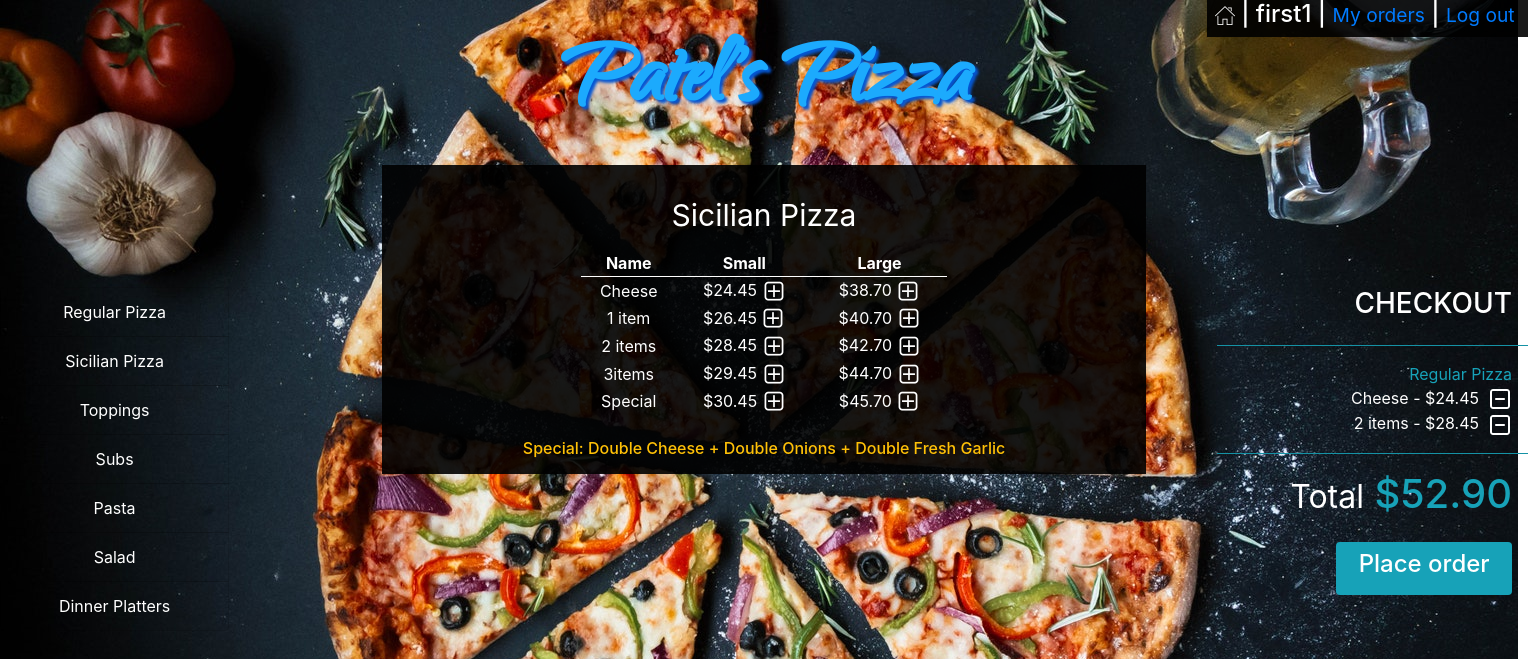
Page /menu/Sicilian Pizza (signed in) on the committed database.
### orders/models.py (models this page shows, shortened)
class Category(models.Model):
    name = models.CharField(max_length=64)
    def __str__(self):
        return f"{self.name}"

class Sicilian_pizza(models.Model):
    name = models.CharField(max_length=64)
    small = models.DecimalField(max_digits=4, decimal_places=2)
    large = models.DecimalField(max_digits=4, decimal_places=2)

class Order2(models.Model):
    user = models.ForeignKey(User, on_delete=models.CASCADE)
    number = models.IntegerField()
    category = models.CharField(max_length=64, null=True)
    name = models.CharField(max_length=64)
    price = models.DecimalField(max_digits=4, decimal_places=2)
    def __str__(self):
        return f"{self.name} - ${self.price} "

### orders/views.py (the view)
# urls.py: path("menu/<str:category>", views.menu, name="menu"),
def menu(request, category):
    menu, columns = findTable(category)
    order_number = User_order.objects.get(user=request.user, status='initiated').order_number
    context = {
        "user": request.user,
        "Checkout": Order2.objects.filter(user=request.user, number=order_number),
        "Checkout_category": Order2.objects.filter(user=request.user, number=order_number).values_list(
            'category').distinct(),
        "Total": list(Order2.objects.filter(user=request.user, number=order_number).aggregate(Sum('price')).values())[
            0],
        "Category": Category.objects.all(),
        "Active_category": category,
        "Menu": menu,
        "Columns": columns,
        "Topping_price": 0.00,
        "Order_number": order_number
    }
    return render(request, "menu.html", context)

### orders/views.py (called while the page is built)
def findTable(category):
    if category == "Regular Pizza":
        menu = Regular_pizza.objects.all()
        columns = 3
    elif category == "Sicilian Pizza":
        menu = Sicilian_pizza.objects.all()
        columns = 3
    elif category == "Toppings":
        menu = Topping.objects.all()
        columns = 1
    elif category == "Subs":
        menu = Sub.objects.all()
        columns = 3
    elif category == "Pasta":
        menu = Pasta.objects.all()
        columns = 2
    elif category == "Salad":
        menu = Salad.objects.all()
        columns = 2
    elif category == "Dinner Platters":
        menu = Dinner_platter.objects.all()
        columns = 3
    return menu, columns

### orders/templates/menu.html (shortened to what this page needs)
{% extends "layout.html" %}
{% block body%}
<div class='p-3'>
    <table class='table-small w-50 mx-auto text-center '>
        <caption style='caption-side:top;color:white;font-size: 30px;text-align: center'>{{Active_category}}</caption>
        {% if Columns == 3 %}
        <thead class='thead-light'>
            <tr >
                <th>Name</th>
                <th>Small</th>
                <th>Large</th>
            </tr>
        </thead>
        <tbody>
            {% for row in Menu %}
            <tr>
                {% load static %}
                <td>{{row.name}}</td>
                {% if row.small == None %}
                    <td></td>
                {% else %}
                    <td>${{row.small}}&nbsp;<a href="{% url 'add' Active_category row.name row.small %}"><img class='plus' src="{% static 'plus.png' %}"></a></td>
                {% endif %}
                <td>${{row.large}}&nbsp;<a href="{% url 'add' Active_category row.name row.large %}"><img class='plus' src="{% static 'plus.png' %}"></a></td>
            </tr>
            {% endfor %}
        </tbody>
        {% endif %}
    </table>
</div>
{% if Active_category == 'Regular Pizza' or Active_category == 'Sicilian Pizza'  %}
    <div class='text-center p-2'>
        <h6 class='text-warning mx-auto'>Special: Double Cheese + Double Onions + Double Fresh Garlic</h6>
{% endif %}
{% endblock %}

### orders/templates/layout.html (shortened to what this page needs)
<!DOCTYPE html>
<html style="height:100%">
<head>
    {% load static %}
    <link rel="stylesheet" type="text/css" href="{% static 'styles.css' %}">
    <link rel="stylesheet" href="https://maxcdn.bootstrapcdn.com/bootstrap/4.1.3/css/bootstrap.min.css">
</head>
<body style="height:100%">
    {% if Category %}
    <div id='username'>
        <h4 class='px-2' ><a href="{% url 'index' %}"><img src="{% static 'home.png' %}"></a> |
            {{user.username}} |
            {% if not user.is_superuser %}
            <small><a href="{% url 'my_orders' Order_number %}">My orders</a></small> |
            {% endif %}
            <small><a href="{% url 'logout' %}"> Log out&nbsp;</a></small>
        </h4>
    </div>
    {% endif %}
    <p id='logo' class='text-center m-0 font-weight-bold'><a href="{% url 'index' %}">Patel's Pizza</a></p>
    <div id='category' class="list-group text-center">
        {% for category in Category %}
        <a href="{% url 'menu' category  %}" class="list-group-item list-group-item-action">{{category}}</a>
        {% endfor %}
    </div>
    <div id='center_box' class='w-50  mx-auto  '>
        {% block body%}
        {% endblock %}
    </div>
    <div id='checkout' class='list-group text-right '>
    {% if Category %}
        <h3 class=' text-right pr-3'>CHECKOUT</h3>
        <ul >
            <hr class='bg-info'>
            {% for check_cat in Checkout_category %}
                <li class='text-info text-right pr-3'>{{check_cat|cut:"("|cut:")"|cut:","|cut:"'"}}</li>
                {% for row in Checkout %}
                {% if row.category == check_cat|cut:"("|cut:")"|cut:","|cut:"'"  %}
                <li class='pr-3'>{{row}}&nbsp;<a href="{% url 'delete' row.category row.name row.price %}"><img class='plus rounded' src="{% static 'minus.png' %}"></a></li>
                {% endif %}
                {% endfor %}
            {% endfor %}
            <hr class='bg-info'>
            <li class='text-info text-right pr-3 '><h1><small class='text-white'>Total</small> ${{Total|floatformat:2}}</h1></li>
        </ul>
    <a id='place_order'  href="{% url 'my_orders' Order_number %}"><div  class='bg-info w-50 rounded p-2  ml-auto mr-3 text-center text-white '><h4>Place order</h4></div></a>
    {% endif %}
    </div>
</body>
</html>

### orders/static/styles.css (style rules this page uses)
#category { position: absolute; top:33%; width:15%; }
#category a { color:white; background-color: transparent; }
#logo { padding:0px; font-family: webLogo ; font-size: 110px; text-shadow: 3px 3px 3px rgb(5, 87, 211); }
#logo a:link, #place_order:link, #confirm_order:link { color:rgb(28, 170, 253); }
#center_box,#username { background-color: rgba(0, 0, 0, 0.9); color: white; }
th { border-bottom: 1px solid white; }
#checkout { color:white; position: absolute; top:33%; right:0%; width:23%; }
#username { position: absolute; right: 0; }
li { list-style-type: none; }

### rows in the picture
Category: name "Regular Pizza"
Category: name "Sicilian Pizza"
Category: name "Toppings"
Category: name "Subs"
Category: name "Pasta"
Category: name "Salad"
Category: name "Dinner Platters"
Sicilian_pizza: name "Cheese", small "24.45", large "38.70"
Sicilian_pizza: name "1 item", small "26.45", large "40.70"
Sicilian_pizza: name "2 items", small "28.45", large "42.70"
Sicilian_pizza: name "3items", small "29.45", large "44.70"
Sicilian_pizza: name "Special", small "30.45", large "45.70"
Order2: name+price "Cheese - $24.45"
Order2: name+price "2 items - $28.45"

### other values in the picture
{{ user.username }} "first1"
{{ check_cat|cut:"("|cut:")"|cut:","|cut:"'" }} "Regular Pizza"
{{ Total|floatformat:2 }} "52.90"
